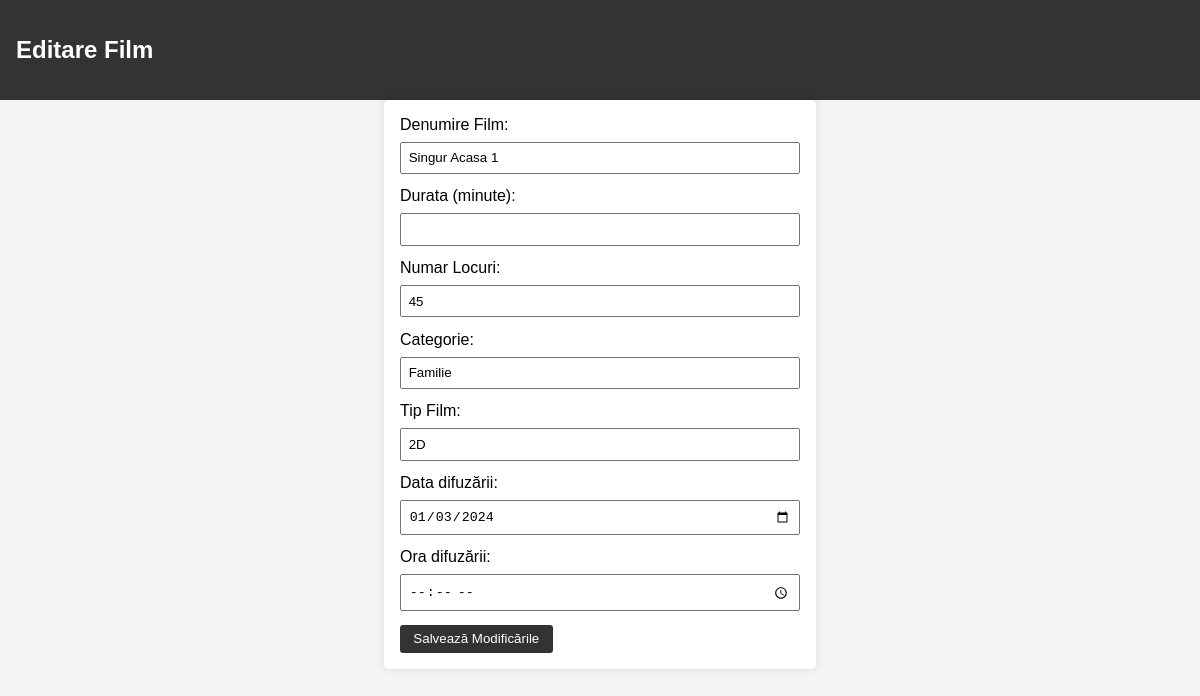
The app's page /editare_film.php?id=5 with its own data.
### tables this page shows
CREATE TABLE `difuzarefilm` (
  `DifuzareID` int(11) NOT NULL,
  `TipFilmID` int(11) NOT NULL,
  `FilmID` int(11) NOT NULL,
  `Data` date NOT NULL,
  `Ora` time(6) NOT NULL
);

CREATE TABLE `film` (
  `FilmID` int(11) NOT NULL,
  `Denumire` varchar(200) NOT NULL,
  `Durata` time NOT NULL,
  `NumarLocuri` int(200) NOT NULL,
  `Categorie` varchar(200) NOT NULL
);

CREATE TABLE `tipfilm` (
  `TipFilmID` int(11) NOT NULL,
  `Tip` varchar(10) NOT NULL DEFAULT '2D'
);

### editare_film.php (the view, shortened to what this page needs)
<?php
$con = connect_to_db();
if (isset($_GET['id'])) {
    $filmID = $_GET['id'];
    $queryInfo = "SELECT film.*, tipfilm.Tip, difuzarefilm.Data, difuzarefilm.Ora
                  FROM difuzarefilm
                  LEFT JOIN tipfilm ON difuzarefilm.TipFilmID = tipfilm.TipFilmID
                  LEFT JOIN film ON film.FilmID = difuzarefilm.FilmID
                  WHERE difuzarefilm.FilmID = $filmID";
    $resultInfo = mysqli_query($con, $queryInfo);
    if ($resultInfo && mysqli_num_rows($resultInfo) > 0) {
        $rowInfo = mysqli_fetch_assoc($resultInfo);
    } else {
        echo "Filmul nu există.";
        exit();
    }
} else {
    echo "ID-ul filmului lipsește.";
    exit();
}
?>
<!DOCTYPE html>
<html lang="en">
<head>
    <link rel="stylesheet" href="cinema.css">
</head>
<body>
    <header>
    <h2>Editare Film</h2>
    </header>
    <form action="salvare_modificar.php" method="post">
        <label for="denumire">Denumire Film:</label>
        <input type="text" id="denumire" name="denumire" value="<?php echo $rowInfo['Denumire']; ?>" required>
        <label for="durata">Durata (minute):</label>
        <input type="number" id="durata" name="durata" value="<?php echo $rowInfo['Durata']; ?>" required>
        <label for="numarlocuri">Numar Locuri:</label>
        <input type="number" id="numarlocuri" name="numarlocuri" value="<?php echo $rowInfo['NumarLocuri']; ?>" required>
        <label for="categorie">Categorie:</label>
        <input type="text" id="categorie" name="categorie" value="<?php echo $rowInfo['Categorie']; ?>" required>
        <label for="tip">Tip Film:</label>
        <input type="text" id="tip" name="tip" value="<?php echo $rowInfo['Tip']; ?>" required>
        <label for="data">Data difuzării:</label>
        <input type="date" id="data" name="data" value="<?php echo $rowInfo['Data']; ?>" required>
        <label for="ora">Ora difuzării:</label>
        <input type="time" id="ora" name="ora" value="<?php echo $rowInfo['Ora']; ?>" required>
        <button type="submit">Salvează Modificările</button>
    </form>
</body>
</html>

### cinema.css (style rules this page uses)
body { font-family: Arial, sans-serif; margin: 0; padding: 0; background-color: #f4f4f4; }
header { background-color: #333; color: #fff; padding: 1em; text-align: left; }
form { max-width: 400px; margin: 0 auto; background-color: #fff; padding: 1em; border-radius: 5px; box-shadow: 0 0 10px rgba(0, 0, 0, 0.1); }
label { display: block; margin-bottom: 0.5em; }
input { width: 100%; padding: 0.5em; margin-bottom: 1em; box-sizing: border-box; }
button { background-color: #333; color: #fff; padding: 0.5em 1em; border: none; border-radius: 3px; cursor: pointer; }

### records on screen
difuzarefilm: denumire "Singur Acasa 1", numarlocuri "45", categorie "Familie", tip "2D", data "01/03/2024"
